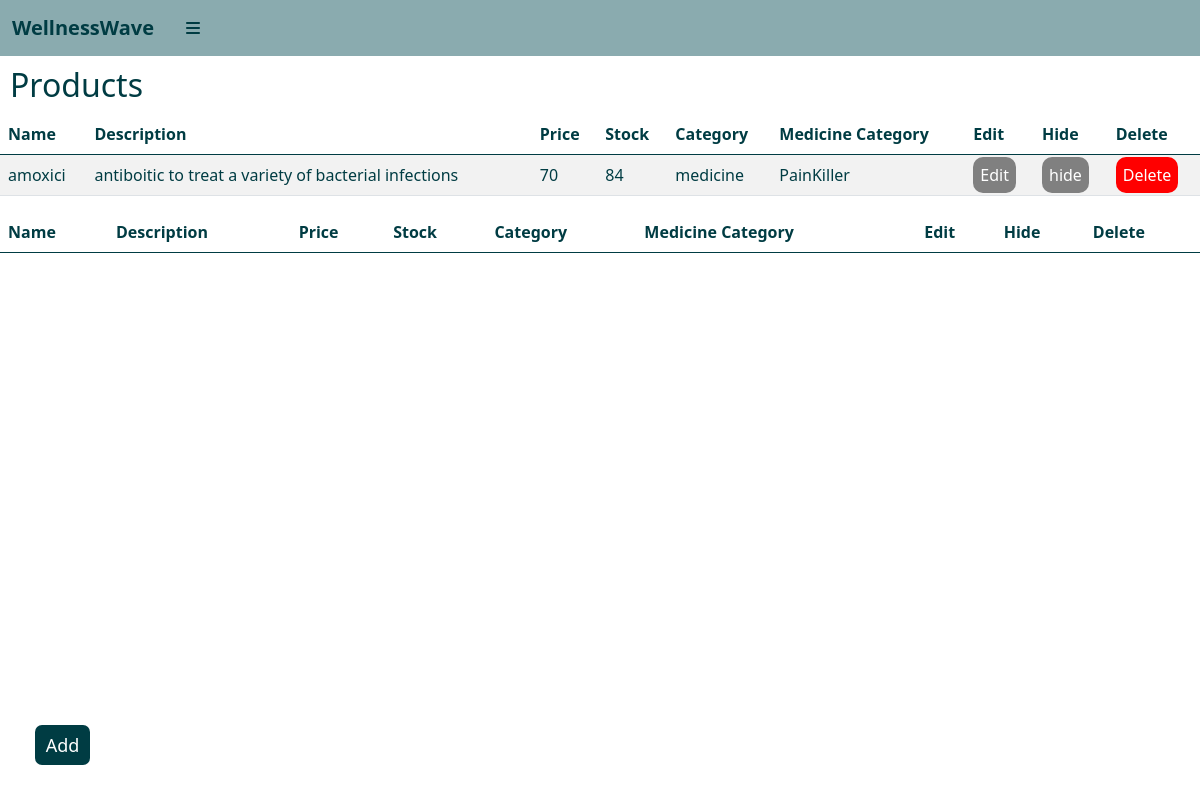
Screenshot of /wellness-wave-as-admin/ADproducts.php with the database file from the repository.
### tables this page shows
CREATE TABLE `medicine` (
  `medicine_id` int(11) NOT NULL,
  `medicine_name` varchar(255) NOT NULL,
  `description` varchar(255) NOT NULL,
  `price` varchar(255) NOT NULL,
  `stock` varchar(255) NOT NULL,
  `category_id` int(11) NOT NULL,
  `hide` int(11) NOT NULL DEFAULT 1,
  `medcat_id` int(11) NOT NULL,
  `image` longtext NOT NULL
);

CREATE TABLE `category` (
  `category_id` int(11) NOT NULL,
  `category_name` varchar(255) NOT NULL
);

CREATE TABLE `medcat` (
  `medcat_id` int(11) NOT NULL,
  `medcat_name` varchar(255) NOT NULL
);

### wellness-wave-as-admin/ADproducts.php (the view, shortened to what this page needs)
<?php
include("connection.php");
$Join_query="SELECT * FROM `medicine` JOIN `medcat` ON `medicine` . `medcat_id` = `medcat` . `medcat_id` JOIN `category` ON `medicine` . `category_id`= `category` . `category_id` WHERE `medicine`.`hide`=1";
$run_join=mysqli_query($connect,$Join_query);
?>
<!DOCTYPE html>
<html lang="en">
<head>
    <link rel="stylesheet" href="CSS/bootstrap.min.css">
    <link rel="stylesheet" href="https://cdnjs.cloudflare.com/ajax/libs/font-awesome/6.5.2/css/all.min.css">
    <link rel="stylesheet" href="CSS/ADproducts.css">
</head>
<body>
    <div class="main close-nav" id="mainDiv">
        <nav class="navbar navbar-expand-lg navbar-light bg-light">
            <div class="container-fluid">
                <a class="navbar-brand" href="#">WellnessWave</a>
                <div class="collapse navbar-collapse" id="navbarSupportedContent">
                    <li class="nav-item ">
                        <a id="toggleBtn" class="nav-link " href="#" tabindex="-1" aria-disabled="true">
                            <i class="fa-solid fa-bars">
                            </i>
                        </a>
                    </li>
                </div>
            </div>
        </nav>
        <div class="content">
            <h2>Products</h2>
            <table id="example" class="table table-striped" style="width:100%">
                <thead>
                    <tr>
                        <th>Name</th>
                        <th>Description</th>
                        <th>Price</th>
                        <th>Stock</th>
                        <th>Category</th>
                        <th>Medicine Category</th>
                        <th>Edit</th>
                        <th>Hide</th>
                        <th>Delete</th>
                    </tr>
                </thead>
                <tbody>
                    <tr>
                    <?php foreach ($run_join as $data) { ?>
            <td><?php echo $data['medicine_name'] ?></td>
            <td><?php echo $data['description'] ?></td>
            <td><?php echo $data['price'] ?></td>
            <td><?php echo $data['stock'] ?></td>
            <td><?php echo $data['category_name'] ?></td>
            <td><?php echo $data['medcat_name'] ?></td>
            <td><a class="two" href="product form.php?edit=<?php echo $data['medicine_id'] ?>">Edit</a></td>
            <td><a  class="two" href="ADproducts.php?hide=<?php echo $data['medicine_id'] ?>">hide</a></td>
            <td><a class="one" href="ADproducts.php?delete=<?php echo $data['medicine_id'] ?>">Delete</a></td>
                    </tr>
                    <?php } ?>
                </tbody>
            </table>
        </div>
        <div class="content">
            <table id="example" class="table table-striped" style="width:100%">
                <thead>
                    <tr>
                        <th>Name</th>
                        <th>Description</th>
                        <th>Price</th>
                        <th>Stock</th>
                        <th>Category</th>
                        <th>Medicine Category</th>
                        <th>Edit</th>
                        <th>Hide</th>
                        <th>Delete</th>
                    </tr>
                </thead>
            </table>
        </div>
        <div class="add">
        <a href="product form.php"> <button>
                Add
            </button></a>
        </div>
</body>
</html>

### wellness-wave-as-admin/css/ADproducts.css (style rules this page uses)
* { padding: 0; margin: 0; box-sizing: border-box; list-style: none; color: #003c43; }
.main { width: 80%; min-height: 100vh; position: absolute; left: 20%; }
.navbar { background-color: #054c5477 !important; color: #003c43 !important; }
.close-nav { width: 100%; left: 0; }
.content { overflow-x: scroll; }
.one { background-color: red; padding: 7px; color: white; border-radius: 10px; text-decoration: none; transition: 0.3s; }
.two { background-color: gray; padding: 7px; color: white; border-radius: 10px; text-decoration: none; transition: 0.3s; }
h2 { margin: 10px; }
.nav-link { transition: 0.2s; color: white !important; }
.navbar-brand { color: #003c43 !important; font-weight: bold; }
.add button { position: absolute; left: 35px; border: none; bottom: 35px; border-radius: 7px; background-color: #003c43; color: white; width: 55px; font-size: large; height: 40px; }

### rows the page displays
medicine: medicine_name "amoxici", description "antiboitic to treat a variety of bacterial infections", price "70", stock "84", category.category_name "medicine", medcat.medcat_name "PainKiller"
